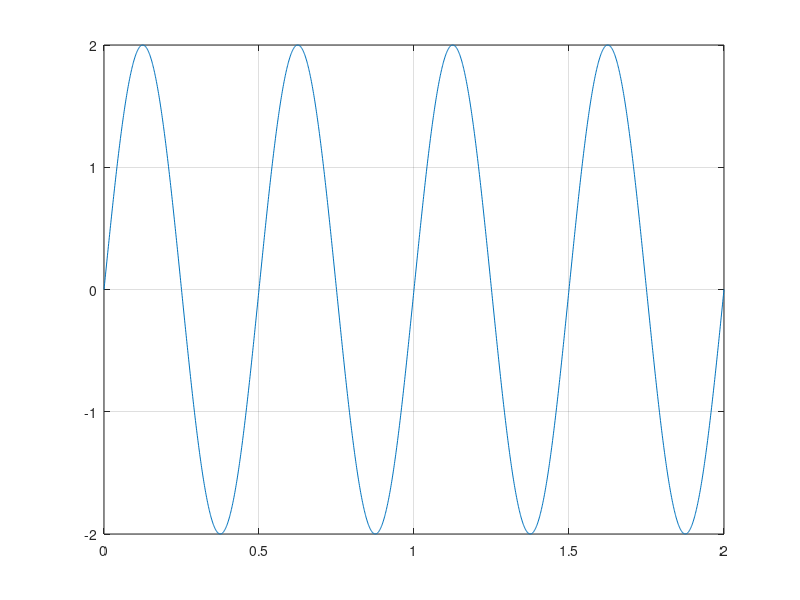

The MATLAB source for this figure: (Note: this script raises an error after producing the figure.)
%% a
% t0 = 1/f0
% f0 = 2Hz frequencia
% T0 = 1/2 = 0.5 periodo
f = 2;
T0 = 1/2;
Ta = 0.001; % segundos % ta é 100 vezes mais pequeno que t0
t = 0:Ta:(4*T0); % 4 para mostrar 4 periodos
xt = 2*sin(4*pi*t);
figure(1)
plot(t, xt)
grid;

pot = calcPotencia(xt, Ta, T0); % exercicio 3
disp("Potencia: " + pot)

%% b
f0 = 5;
T0 = 1/f0;
Ta = 0.001;
t = 0:Ta:4*T0;
yt = sin(10*pi*t + (pi/2));
figure(2)
plot(t, yt)
grid on;

%% c
f0 = 10;
T0 = 1/f0;
Ta = 0.001;
t = 0:Ta:4*T0;
pt = sin(20*pi*t + 70*pi/180) + sin(20*pi*t + 200*pi/180);
figure(3)
plot(t, pt)
grid on;

%% d

f0_1 = 3;
f0_2 = 4;
% f0 é o maximo divisor comum de ambas as frequencias
f0 = gcd(f0_1, f0_2); % é o mdc
T0 = 1/f0;
Ta = 0.001;
t = 0:Ta:4*T0;
zt = sin(6*pi*t) + sin(8*pi*t);
figure(4)
plot(t, zt)
grid on;

%% e

f0_1 = 3;
f0_2 = 4;
f0 = gcd(f0_1, f0_2); % é o mdc
T0 = 1/f0;
Ta = 0.001;
t = 0:Ta:4*T0;
wt = sin(6*pi*t) + sin(8*pi*t + 0.1);
figure(5)
plot(t, wt)
grid on;

%% f

f1 = 3;
f2 = 3.5;
f3 = 4;

lambda = 10;
f0 = 1/lambda * gcd(gcd(f1*lambda, f2*lambda), f3*lambda);
T0 = 1/f0;
Ta = 0.001;
t = 0:Ta:4*T0;
qt = sin(6*pi*t) + sin(7*pi*t) + sin(8*pi*t);
figure(6)
plot(t, qt);
grid on

pot = calcPotencia(qt, Ta, T0); % exercicio 3
disp("Potencia: " + pot)








